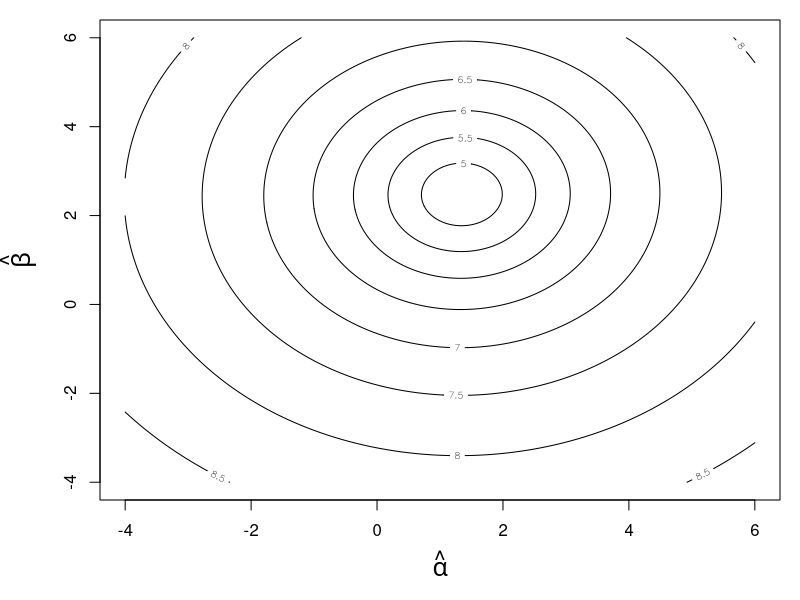
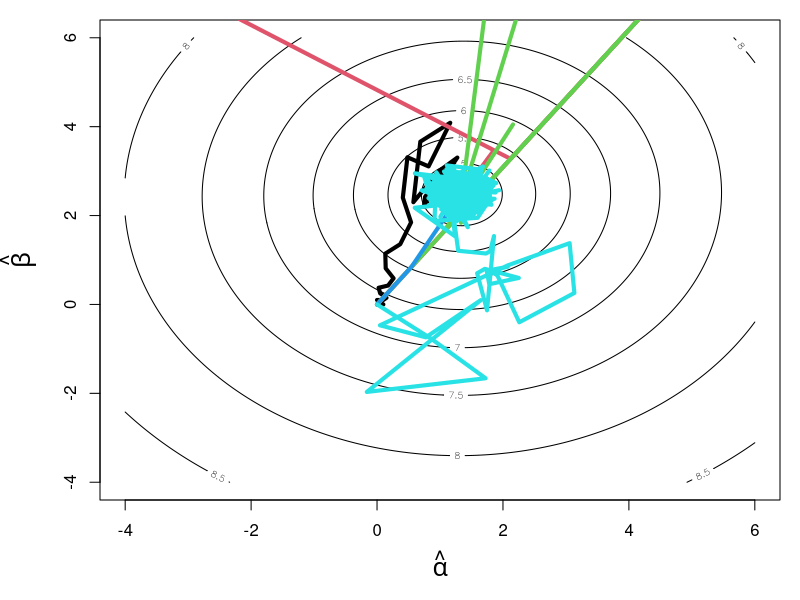

Here is the R script that generated these plots, in order:
# SIMols.R

#
# Chris Fariss
#

# simulates two variable ols regression in R using a brute force method,
# the lm function and a user defined function
# which is passed to the optim function
# the brute force method is visualized using the contour
# plot function from the graphics library

# install the library if necessary
# install.packages("graphics")

# load libraries
library(graphics)

# generate simulated vales
n <- 100
x1 <- rnorm(n,0,1) 
X <- cbind(1, x1)

k <- ncol(X)

# select true population parameters
alpha <- 1.250000 
beta <- 2.500000

# generate y with error 
y <- alpha + beta * X[,2] + rnorm(n)

# generate vector of possible values for the parameter estimates of alpha and beta 
alpha.hat <- seq(from=-4,6,.05)
beta.hat <- seq(from=-4,6,.05)

sumsquare <- matrix(NA, nrow=length(alpha.hat), ncol=length(beta.hat))
  for(i in 1:length(alpha.hat)){
    for(j in 1:length(beta.hat)){
      y.hat <- alpha.hat[i] + beta.hat[j] * X[,2]
      sumsquare[i,j] <- -sum((y-y.hat)^2)
    }
   }

# find the coordinates from the matrix where the minimum of the sum of square residulas resides
coordinates <- which(sumsquare == sumsquare[-sumsquare==min(-sumsquare)], arr.ind = TRUE)

# these coordinates match the best estimates of the alpha and beta parameters
par <- c(alpha.hat[coordinates[1]], beta.hat[coordinates[2]])
par # notice that these estimates are much less precise than the estiamtes obtained below

# counter plot from the brute force method (logged for visualization)
par(mar=c(5,5,1,1))
contour(alpha.hat,beta.hat,log(-sumsquare), xlab=expression(hat(alpha)), ylab=expression(hat(beta)), cex.lab=1.5)

# generate variables for monitoring the function
eval <- array(dim=c(1000,3))
iter <- 1

# user defined function passed to optim 
ols.func <- function(par, X, iterate=TRUE){
  alpha.hat <- par[1]
  beta.hat <- par[2]
  y.hat <- alpha.hat + beta.hat * X[,2]
  out <- -sum((y-y.hat)^2)
  
  if(iterate==TRUE){
  eval[iter,1] <<- alpha.hat 
  eval[iter,2] <<- beta.hat
  eval[iter,3] <<- out
  iter <<- iter+1
  }
  return(out)
}

# pass function to optim with initial values 
optim.out <- optim(par = c(0,0), ols.func, X=X, method="BFGS", control=list(fnscale = -1), hessian = TRUE)
optim.out

se <- sqrt(diag(solve(-optim.out$hessian))) #calculate standard errors
VCV <- solve(-optim.out$hessian) #compute variance-covariance matrix
se
VCV

# compare with results from the lm function 
summary(lm(y~x1))


# plot gradient paths for the following algorithims: "Nelder-Mead", "BGFS", "CG", "L-BFGS-B", "SANN"
eval <- array(dim=c(1500,4))
iter <- 1
optim.out <- optim(par = c(0,0), ols.func, X=X, method="Nelder-Mead", control=list(fnscale = -1), hessian = TRUE)
contour(alpha.hat,beta.hat,log(-sumsquare), xlab=expression(hat(alpha)), ylab=expression(hat(beta)), cex.lab=1.5)
lines(eval[1:iter,1], eval[1:iter,2], col=1, lwd=4)
optim.out$par
iter

eval <- array(dim=c(1500,4))
iter <- 1
optim.out <- optim(par = c(0,0), ols.func, X=X, method="BFGS", control=list(fnscale = -1), hessian = TRUE)
lines(eval[1:iter,1], eval[1:iter,2], col=2, lwd=4)
optim.out$par
iter

eval <- array(dim=c(1500,4))
iter <- 1
optim.out <- optim(par = c(0,0), ols.func, X=X, method="CG", control=list(fnscale = -1), hessian = TRUE)
lines(eval[1:iter,1], eval[1:iter,2], col=3, lwd=4)
optim.out$par
iter

eval <- array(dim=c(1500,4))
iter <- 1
optim.out <- optim(par = c(0,0), ols.func, X=X, method="L-BFGS-B", control=list(fnscale = -1), hessian = TRUE)
lines(eval[1:iter,1], eval[1:iter,2], col=4, lwd=4)
optim.out$par
iter

eval <- array(dim=c(20000,4))
iter <- 1
optim.out <- optim(par = c(0,0), ols.func, X=X, method="SANN", control=list(fnscale = -1), hessian = TRUE)
lines(eval[1:iter,1], eval[1:iter,2], col=5, lwd=4)
optim.out$par
iter

